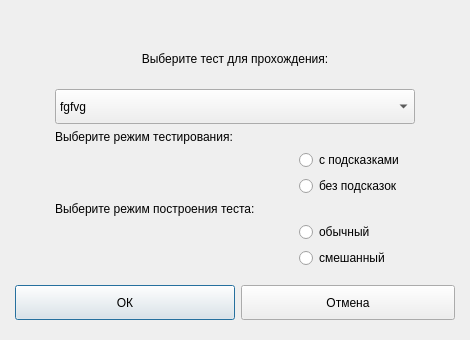
<?xml version="1.0" encoding="UTF-8"?>
<ui version="4.0">
 <class>ExecutingTestSelectingDialog</class>
 <widget class="QDialog" name="ExecutingTestSelectingDialog">
  <property name="geometry">
   <rect>
    <x>0</x>
    <y>0</y>
    <width>470</width>
    <height>340</height>
   </rect>
  </property>
  <property name="sizePolicy">
   <sizepolicy hsizetype="Fixed" vsizetype="Fixed">
    <horstretch>0</horstretch>
    <verstretch>0</verstretch>
   </sizepolicy>
  </property>
  <property name="minimumSize">
   <size>
    <width>470</width>
    <height>340</height>
   </size>
  </property>
  <property name="maximumSize">
   <size>
    <width>521</width>
    <height>340</height>
   </size>
  </property>
  <property name="windowTitle">
   <string>Dialog</string>
  </property>
  <property name="styleSheet">
   <string notr="true">QDialog {
  background-color: #ffffff;
  border: 5px solid #c9c9c9;
  border-radius: 5px;
}
QDialog QLabel
{
  font-size: 16px;
  font-family: Arial, sans-serif;
  font-weight: bold;
  color: #60616f;
  text-align: center;
}

QDialog QRadioButton
{
  font-size: 16px;
  font-family: Arial, sans-serif;
  font-weight: normal;
  color: #60616f;
  text-align: center;
}
QDialog QRadioButton::indicator:unchecked
{
  image: url(:/icons/icons/uncheckedRadioButton.png);
}
QDialog QRadioButton::indicator:checked
{
  image: url(:/icons/icons/checkedRadioButton.png);
}
QDialog QRadioButton::indicator:hover
{
  image: url(:/icons/icons/hoveredRadioButton.png);
}


QDialog &gt; QPushButton {

  font-size: 16px;
  font-family: Arial, sans-serif;
  font-weight: bold;
  color: #60616f;
  text-align: center;

  border: none;
  border-radius: 10px;
  
  background-color:   qlineargradient(spread:reflect, x1:0.471, y1:0, x2:0.465, y2:1, stop:0.465909 rgba(247, 248, 250, 255), stop:1 rgba(227, 228, 232, 255))
}
QDialog &gt; QPushButton:hover {
  background-color: #c6e4f0;
}
QDialog &gt; QPushButton:pressed {
  padding-top: 1px;
  background-color: qlineargradient(spread:reflect, x1:0.482, y1:1, x2:0.505, y2:0, stop:0.465909 rgba(247, 248, 250, 255), stop:1 rgba(227, 228, 232, 255))
}


QComboBox {
  border: 2px solid #e6e6e9;
  border-radius: 5px;
  background-color: qlineargradient(spread:pad, x1:0.511, y1:0, x2:0.510955, y2:1, stop:0   rgba(255, 255, 255, 255), stop:0.943182 rgba(245, 246, 249, 255));
  padding-left: 10px;

  font-size: 16px;
  font-family: Arial, sans-serif;
  font-weight: bold;
  color: #878787;

}
QComboBox::down-arrow {
  border: none;
  border-radius: 5px;
  background-color: qlineargradient(spread:pad, x1:0.511, y1:0, x2:0.510955, y2:1, stop:0   rgba(255, 255, 255, 255), stop:0.943182 rgba(245, 246, 249, 255));
  image: url(:/icons/icons/downArrow.png);
}
QComboBox::drop-down {
  width: 25px;
  border: none;
  border-radius: 0px;
  background-color: qlineargradient(spread:pad, x1:0.511, y1:0, x2:0.510955, y2:1, stop:0   rgba(255, 255, 255, 255), stop:0.943182 rgba(245, 246, 249, 255));
  border-left: 2px solid #d6d7da;
  margin: 4px 0px;
  image: url(:/icons/icons/downArrow.png);

}
QComboBox:hover {
  background-color: qlineargradient(spread:pad, x1:0.511, y1:0, x2:0.510955, y2:1, stop:0   rgba(255, 255, 255, 255), stop:0.943182 rgba(245, 246, 249, 255));
  border-radius: 5px;
}

QComboBox QAbstractItemView, QComboBox QAbstractItemView::item  {
  background-color: qlineargradient(spread:pad, x1:0.511, y1:0, x2:0.510955, y2:1, stop:0   rgba(255, 255, 255, 255), stop:0.943182 rgba(245, 246, 249, 255));
  border: 1px solid #ecedef;
  border-radius: 5px;
  padding-left: 10px;
  selection-background-color: #c6e4f0;

 }

QComboBox QAbstractItemView::item:hover  {
  background-color: #c6e4f0;
  selection-background-color: #c6e4f0;
 }</string>
  </property>
  <layout class="QGridLayout" name="gridLayout_2">
   <property name="leftMargin">
    <number>15</number>
   </property>
   <property name="topMargin">
    <number>20</number>
   </property>
   <property name="rightMargin">
    <number>15</number>
   </property>
   <property name="bottomMargin">
    <number>20</number>
   </property>
   <item row="0" column="0">
    <spacer name="verticalSpacer_2">
     <property name="orientation">
      <enum>Qt::Vertical</enum>
     </property>
     <property name="sizeType">
      <enum>QSizePolicy::Fixed</enum>
     </property>
     <property name="sizeHint" stdset="0">
      <size>
       <width>220</width>
       <height>15</height>
      </size>
     </property>
    </spacer>
   </item>
   <item row="1" column="0" colspan="2">
    <widget class="QLabel" name="label">
     <property name="text">
      <string>Выберите тест для прохождения:</string>
     </property>
     <property name="alignment">
      <set>Qt::AlignCenter</set>
     </property>
    </widget>
   </item>
   <item row="3" column="0">
    <spacer name="verticalSpacer">
     <property name="orientation">
      <enum>Qt::Vertical</enum>
     </property>
     <property name="sizeType">
      <enum>QSizePolicy::Maximum</enum>
     </property>
     <property name="sizeHint" stdset="0">
      <size>
       <width>220</width>
       <height>11</height>
      </size>
     </property>
    </spacer>
   </item>
   <item row="4" column="0">
    <widget class="QPushButton" name="okPushButton">
     <property name="sizePolicy">
      <sizepolicy hsizetype="Expanding" vsizetype="Fixed">
       <horstretch>0</horstretch>
       <verstretch>0</verstretch>
      </sizepolicy>
     </property>
     <property name="minimumSize">
      <size>
       <width>0</width>
       <height>35</height>
      </size>
     </property>
     <property name="maximumSize">
      <size>
       <width>16777215</width>
       <height>35</height>
      </size>
     </property>
     <property name="text">
      <string>ОК</string>
     </property>
    </widget>
   </item>
   <item row="4" column="1">
    <widget class="QPushButton" name="canselPushButton">
     <property name="sizePolicy">
      <sizepolicy hsizetype="Expanding" vsizetype="Fixed">
       <horstretch>0</horstretch>
       <verstretch>0</verstretch>
      </sizepolicy>
     </property>
     <property name="minimumSize">
      <size>
       <width>0</width>
       <height>35</height>
      </size>
     </property>
     <property name="maximumSize">
      <size>
       <width>16777215</width>
       <height>35</height>
      </size>
     </property>
     <property name="text">
      <string>Отмена</string>
     </property>
    </widget>
   </item>
   <item row="2" column="0" colspan="2">
    <widget class="QWidget" name="widget" native="true">
     <layout class="QGridLayout" name="gridLayout">
      <property name="leftMargin">
       <number>40</number>
      </property>
      <property name="topMargin">
       <number>0</number>
      </property>
      <property name="rightMargin">
       <number>40</number>
      </property>
      <property name="bottomMargin">
       <number>0</number>
      </property>
      <item row="0" column="0" colspan="3">
       <widget class="QComboBox" name="testSelectingComboBox">
        <property name="sizePolicy">
         <sizepolicy hsizetype="Expanding" vsizetype="Fixed">
          <horstretch>0</horstretch>
          <verstretch>0</verstretch>
         </sizepolicy>
        </property>
        <property name="minimumSize">
         <size>
          <width>0</width>
          <height>35</height>
         </size>
        </property>
        <property name="maximumSize">
         <size>
          <width>16777215</width>
          <height>35</height>
         </size>
        </property>
        <item>
         <property name="text">
          <string>fgfvg</string>
         </property>
        </item>
        <item>
         <property name="text">
          <string>fghf</string>
         </property>
        </item>
       </widget>
      </item>
      <item row="1" column="0" colspan="3">
       <widget class="QLabel" name="label_2">
        <property name="text">
         <string>Выберите режим тестирования:</string>
        </property>
        <property name="alignment">
         <set>Qt::AlignLeading|Qt::AlignLeft|Qt::AlignVCenter</set>
        </property>
       </widget>
      </item>
      <item row="2" column="2">
       <widget class="QRadioButton" name="radioButton">
        <property name="text">
         <string>с подсказками</string>
        </property>
       </widget>
      </item>
      <item row="4" column="2">
       <widget class="QRadioButton" name="radioButton_2">
        <property name="text">
         <string>без подсказок</string>
        </property>
       </widget>
      </item>
      <item row="6" column="0" colspan="3">
       <widget class="QLabel" name="label_3">
        <property name="text">
         <string>Выберите режим построения теста:</string>
        </property>
        <property name="alignment">
         <set>Qt::AlignLeading|Qt::AlignLeft|Qt::AlignVCenter</set>
        </property>
       </widget>
      </item>
      <item row="7" column="2">
       <widget class="QRadioButton" name="radioButton_3">
        <property name="text">
         <string>обычный</string>
        </property>
       </widget>
      </item>
      <item row="8" column="2">
       <widget class="QRadioButton" name="radioButton_4">
        <property name="text">
         <string>смешанный</string>
        </property>
       </widget>
      </item>
     </layout>
    </widget>
   </item>
  </layout>
 </widget>
 <resources/>
 <connections/>
</ui>
